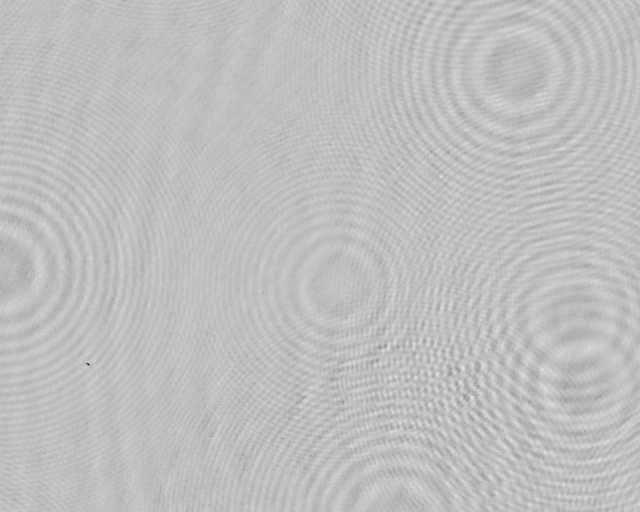
#> input picture center_find/poli2um.tiff, 1280 x 1024 px (shown at 1/2 size)
$ python findcenter.py
#> lines starting #> are read from the running program, lines starting #| are printed output that depends on the picture
import cv2
import numpy as np
import matplotlib.pylab as plt

def filter_deconv(N, img, pix_size):
    onesvec = np.ones(N)
    inds  = (np.arange(N)+.5 - N/2.) /(N-1.)
    X = np.outer(onesvec, inds)
    Y = np.transpose(X)
    R  = np.sqrt(X**2. + Y**2.) # * pix_size

    K = np.exp(-(R**2)/0.0109)*(np.cos(R**2/0.00109)) + 2
    #K = 1/(R**2.)

    im_f = np.fft.fft2(np.fft.fftshift(img))
    kk_f = np.fft.fft2(np.fft.fftshift(K))

    conv_f = im_f * kk_f

    map_centers = np.abs(np.fft.fftshift(np.fft.ifft2(conv_f)))**2

    return map_centers

N = 1024
im  = cv2.cvtColor(cv2.imread("poli2um.tiff"), cv2.COLOR_BGR2GRAY)[0:N,0+256:N+256]
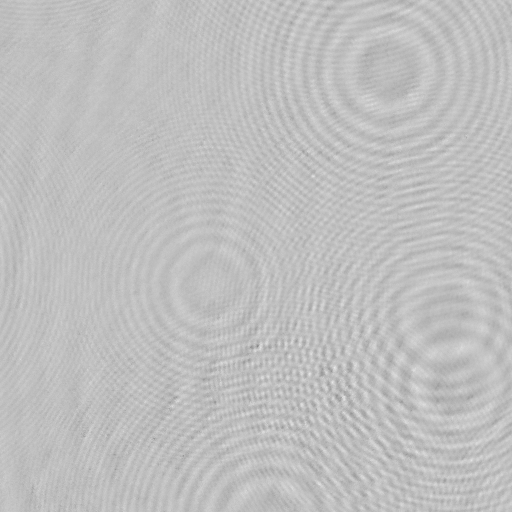
#> im: shape (1024, 1024) (shown at 1/2 size); min 127, max 255, mean 190.7

centri = filter_deconv(N, im, 0.236) # pix_size is given in um
#> in filter_deconv, `map_centers = np.abs(np.fft.fftshift(np.fft.ifft2(conv_f)))**2`:
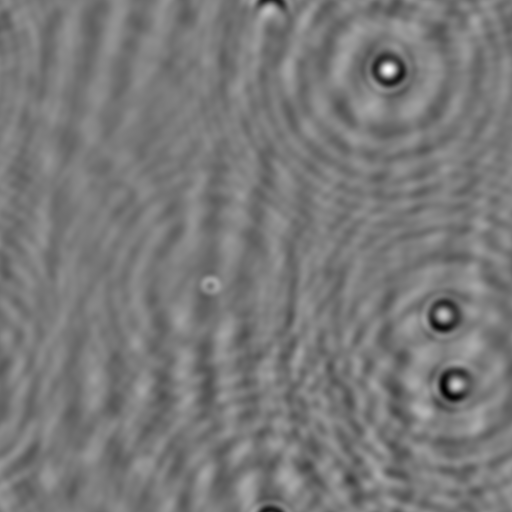
#> map_centers: shape (1024, 1024) float64 (shown at 1/2 size); min 1.6e+17, max 1.6e+17, mean 1.6e+17; drawn with min black and max white

plt.imshow(np.log10(centri/np.std(centri)))
plt.figure(2)
plt.imshow(im)
plt.show()


# holo[ R < 0.1]
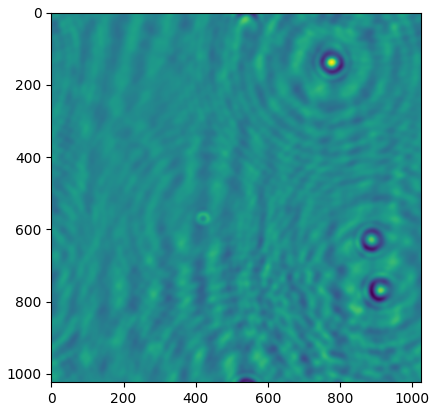
#> figure drawn by matplotlib, 1 panel
